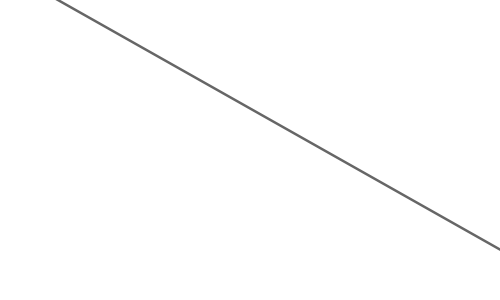
Frame 1 (no input)
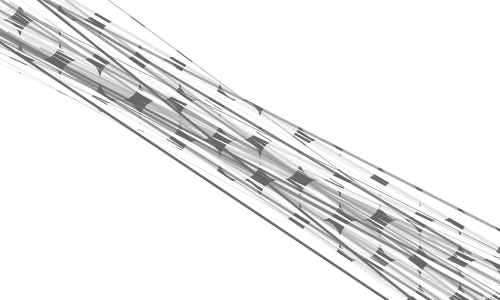
Frame 60 (the mouse pressed at the canvas centre just before this capture)
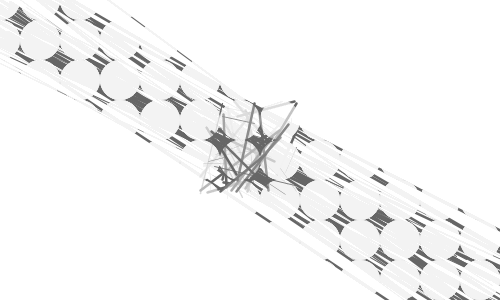
Frame 120 (the mouse held since frame 60 and released just before this capture)

The Processing sketch that drew these frames (run headless with seeded random() and noise(); from frame 60 on, the mouse is pressed at the canvas centre):

// Processing sketch: processing_13428
// ── processing_13428.pde

void setup() {
  background(255,255,255);
  frameRate(30);
  size(500,300);
  smooth();
}
void draw() {
  for (int x=0; x<width+20; x=x+40)
  {
    for (int y=0; y<height+20; y=y+40)
    {
      fill(#FFFFFF,10);
      noStroke();
      strokeWeight(0);
      ellipse(x,y,40,40);
    }
  }
  float a = random (-50,50);
  float b = random (-50,50);
  float c = random (0,5);
  float d = random (-50,50);
  float e = random (-50,50);
  stroke(#666666);
  for (float f=0; f<3; f=f+0.5)
  {
    float g=f%c;
    strokeWeight(g);
  }
  line(mouseX+a,mouseY+b,width-mouseX-d,height-mouseY-e);
}
void mouseClicked() {
  background(255);
}
